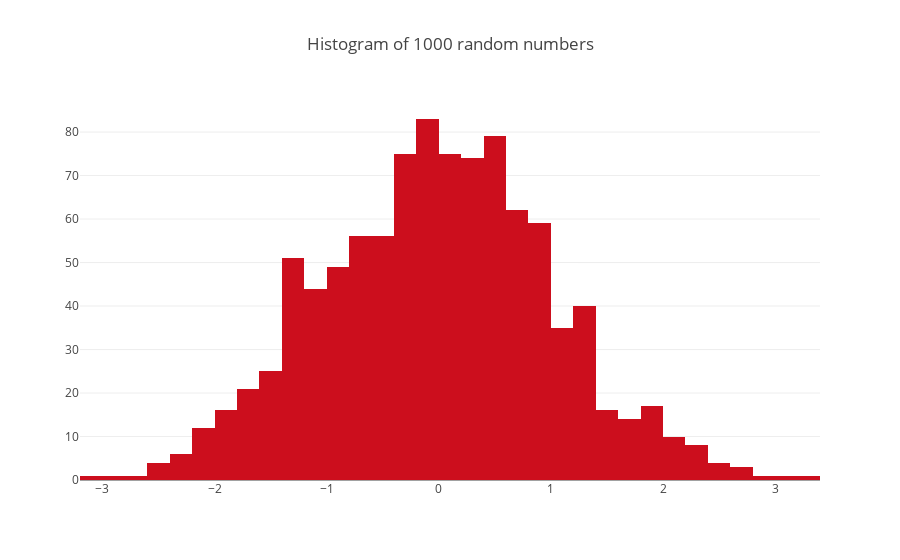

Here is the notebook cell this chart was saved with:
### Markdown cell above
- 1 numeric variable

### Code cell
n = 1000
x = np.random.randn(n)
data = [go.Histogram(x=x,
       marker=dict(
        color='#CC0E1D',# Lava (#CC0E1D)
#         color = 'rgb(200,0,0)'   # you can provide color in HEX format or rgb format, genrally programmers prefer HEX format as it is a single string value and easy to pass as a variable
    ))]
layout = go.Layout(title = "Histogram of {} random numbers".format(n))
fig = go.Figure(data= data, layout=layout)
iplot(fig)

### Figure 1 — Plotly figure (JSON) as saved in the notebook; plotly's stock layout.template omitted (floating-point values rounded to 4 significant figures; data arrays with more than 128 entries replaced by an {"elided": "..."} marker saying what was removed)
{"data": [{"marker": {"color": "#CC0E1D"}, "type": "histogram", "uid": "d4d7eb8c-d29f-4d73-8ff3-88588021ffc3", "x": {"elided": "1000 float values"}}], "layout": {"title": {"text": "Histogram of 1000 random numbers"}}}
